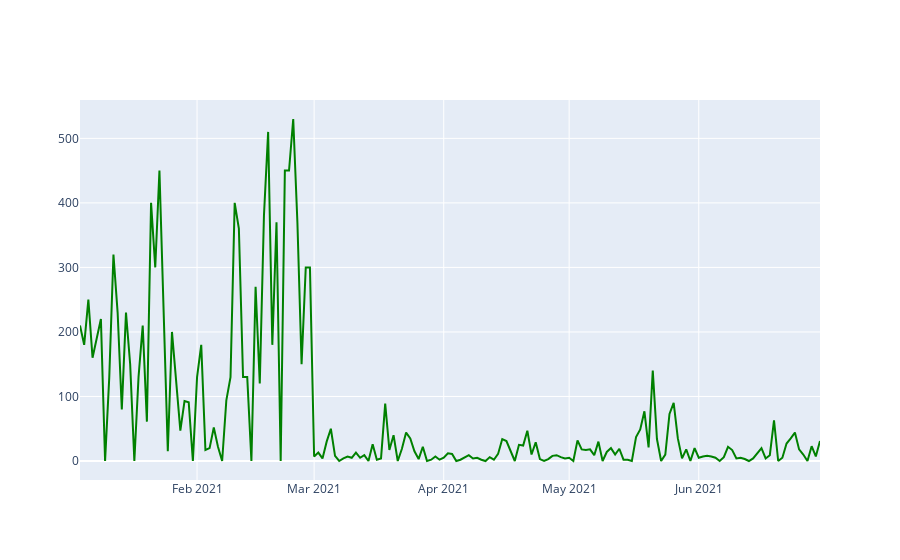

The notebook cell this image was saved under:
### Code cell
fig = go.Figure(data=go.Scatter(x=line_datacpt['Fecha'],
                               y=line_datacpt['Coliformes'],
                               mode='lines',
                               marker=dict(color='green')
                               )
               )
fig.show()

### Figure 1 — Plotly figure (JSON) as saved in the notebook; plotly's stock layout.template omitted (floating-point values rounded to 4 significant figures; data arrays with more than 128 entries replaced by an {"elided": "..."} marker saying what was removed)
{"data": [{"marker": {"color": "green"}, "mode": "lines", "type": "scatter", "x": {"elided": "175 str values"}, "y": {"elided": "175 int values"}}], "layout": {}}
